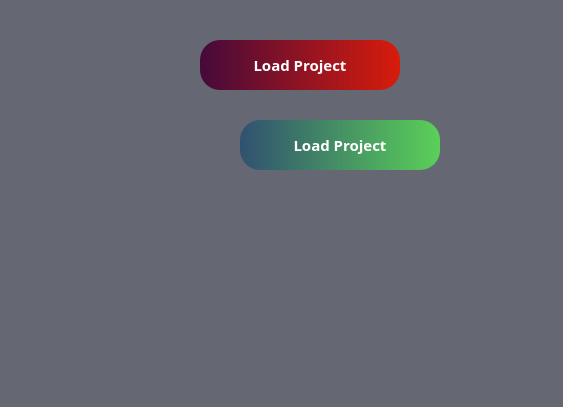
<?xml version="1.0" encoding="UTF-8"?>
<ui version="4.0">
 <class>Project</class>
 <widget class="QMainWindow" name="Project">
  <property name="geometry">
   <rect>
    <x>0</x>
    <y>0</y>
    <width>563</width>
    <height>407</height>
   </rect>
  </property>
  <property name="windowTitle">
   <string>Project</string>
  </property>
  <property name="styleSheet">
   <string notr="true">background-color: rgb(101, 104, 114);</string>
  </property>
  <widget class="QWidget" name="centralwidget">
   <widget class="QToolButton" name="toolButton_3">
    <property name="enabled">
     <bool>true</bool>
    </property>
    <property name="geometry">
     <rect>
      <x>200</x>
      <y>40</y>
      <width>200</width>
      <height>50</height>
     </rect>
    </property>
    <property name="font">
     <font>
      <family>Century Gothic</family>
      <pointsize>11</pointsize>
      <weight>75</weight>
      <bold>true</bold>
      <kerning>true</kerning>
     </font>
    </property>
    <property name="styleSheet">
     <string notr="true">background-color: qlineargradient(spread:pad, x1:0, y1:0.5, x2:1, y2:0.5, stop:0 rgba(69, 10, 59, 255), stop:1 rgba(216, 28, 11, 255));
color: rgb(255, 255, 255);
border-width:10px;
border-radius:20px;
</string>
    </property>
    <property name="text">
     <string>Load Project</string>
    </property>
    <property name="checkable">
     <bool>false</bool>
    </property>
    <property name="popupMode">
     <enum>QToolButton::InstantPopup</enum>
    </property>
    <property name="toolButtonStyle">
     <enum>Qt::ToolButtonFollowStyle</enum>
    </property>
    <property name="autoRaise">
     <bool>false</bool>
    </property>
   </widget>
   <widget class="QToolButton" name="toolButton_2">
    <property name="enabled">
     <bool>true</bool>
    </property>
    <property name="geometry">
     <rect>
      <x>240</x>
      <y>120</y>
      <width>200</width>
      <height>50</height>
     </rect>
    </property>
    <property name="font">
     <font>
      <family>Century Gothic</family>
      <pointsize>11</pointsize>
      <weight>75</weight>
      <bold>true</bold>
      <kerning>true</kerning>
     </font>
    </property>
    <property name="styleSheet">
     <string notr="true">background-color: qlineargradient(spread:pad, x1:0, y1:0.5, x2:1, y2:0.5, stop:0 rgba(48, 81, 112, 255), stop:1 rgba(90, 208, 88, 255));
color: rgb(255, 255, 255);
border-width:10px;
border-radius:20px;
</string>
    </property>
    <property name="text">
     <string>Load Project</string>
    </property>
    <property name="checkable">
     <bool>false</bool>
    </property>
    <property name="popupMode">
     <enum>QToolButton::InstantPopup</enum>
    </property>
    <property name="toolButtonStyle">
     <enum>Qt::ToolButtonFollowStyle</enum>
    </property>
    <property name="autoRaise">
     <bool>false</bool>
    </property>
   </widget>
  </widget>
  <widget class="QMenuBar" name="menubar">
   <property name="geometry">
    <rect>
     <x>0</x>
     <y>0</y>
     <width>563</width>
     <height>25</height>
    </rect>
   </property>
  </widget>
  <widget class="QStatusBar" name="statusbar"/>
 </widget>
 <resources/>
 <connections/>
</ui>
